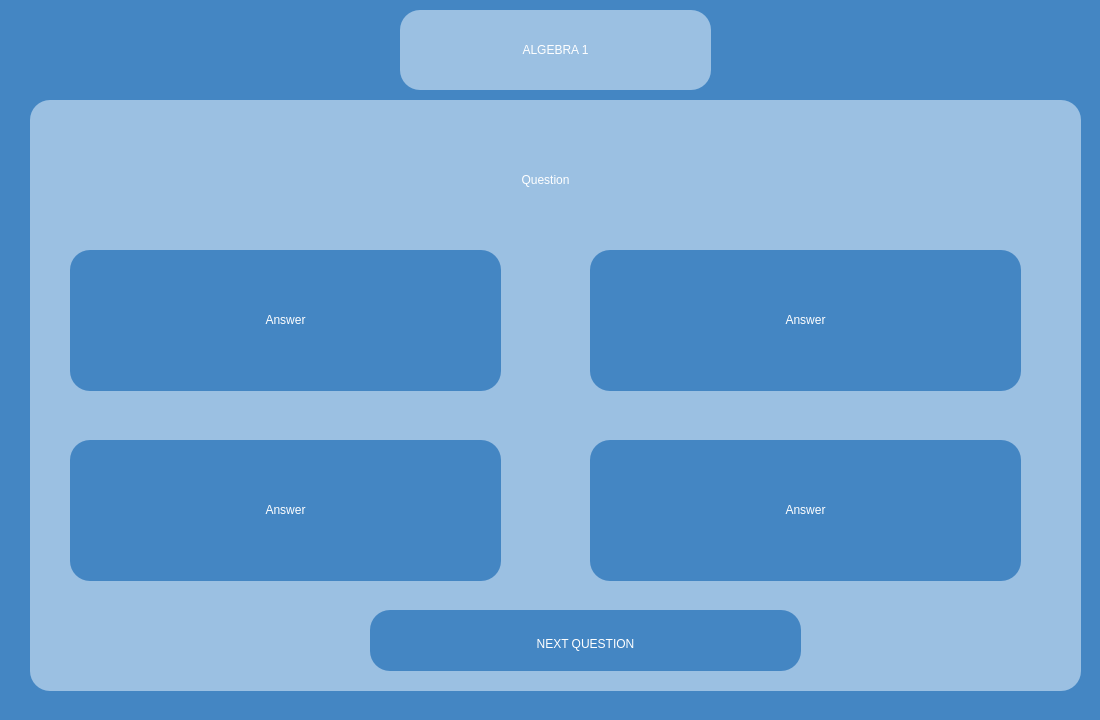
<?xml version="1.0" encoding="UTF-8"?>
<ui version="4.0">
 <class>vocabularyExam3</class>
 <widget class="QWidget" name="vocabularyExam3">
  <property name="geometry">
   <rect>
    <x>0</x>
    <y>0</y>
    <width>1100</width>
    <height>720</height>
   </rect>
  </property>
  <property name="windowTitle">
   <string>Form</string>
  </property>
  <property name="styleSheet">
   <string notr="true">background-color:#4486c3;</string>
  </property>
  <widget class="QFrame" name="questionTab">
   <property name="geometry">
    <rect>
     <x>30</x>
     <y>100</y>
     <width>1051</width>
     <height>591</height>
    </rect>
   </property>
   <property name="styleSheet">
    <string notr="true">background-color:rgb(155, 192, 226);
border:0px;
border-radius: 20px;</string>
   </property>
   <property name="frameShape">
    <enum>QFrame::Shape::StyledPanel</enum>
   </property>
   <property name="frameShadow">
    <enum>QFrame::Shadow::Raised</enum>
   </property>
   <widget class="QLabel" name="question">
    <property name="geometry">
     <rect>
      <x>50</x>
      <y>10</y>
      <width>931</width>
      <height>141</height>
     </rect>
    </property>
    <property name="whatsThis">
     <string>&lt;html&gt;&lt;head/&gt;&lt;body&gt;&lt;p align=&quot;center&quot;&gt;&lt;br/&gt;&lt;/p&gt;&lt;/body&gt;&lt;/html&gt;</string>
    </property>
    <property name="styleSheet">
     <string notr="true">color:white;
font: 32pt &quot;Aura&quot;;
text-align:center;</string>
    </property>
    <property name="text">
     <string>&lt;html&gt;&lt;head/&gt;&lt;body&gt;&lt;p align=&quot;center&quot;&gt;Question&lt;/p&gt;&lt;/body&gt;&lt;/html&gt;</string>
    </property>
   </widget>
   <widget class="QFrame" name="answerTab_1">
    <property name="geometry">
     <rect>
      <x>40</x>
      <y>150</y>
      <width>431</width>
      <height>141</height>
     </rect>
    </property>
    <property name="styleSheet">
     <string notr="true">background-color:#4486c3;
border:0px;
border-radius: 20px;</string>
    </property>
    <property name="frameShape">
     <enum>QFrame::Shape::StyledPanel</enum>
    </property>
    <property name="frameShadow">
     <enum>QFrame::Shadow::Raised</enum>
    </property>
    <widget class="QLabel" name="answer_1">
     <property name="geometry">
      <rect>
       <x>10</x>
       <y>40</y>
       <width>411</width>
       <height>61</height>
      </rect>
     </property>
     <property name="whatsThis">
      <string>&lt;html&gt;&lt;head/&gt;&lt;body&gt;&lt;p align=&quot;center&quot;&gt;&lt;br/&gt;&lt;/p&gt;&lt;/body&gt;&lt;/html&gt;</string>
     </property>
     <property name="styleSheet">
      <string notr="true">color:white;
font: 32pt &quot;Aura&quot;;</string>
     </property>
     <property name="text">
      <string>&lt;html&gt;&lt;head/&gt;&lt;body&gt;&lt;p align=&quot;center&quot;&gt;Answer&lt;/p&gt;&lt;/body&gt;&lt;/html&gt;</string>
     </property>
    </widget>
    <widget class="QPushButton" name="answer_1Button">
     <property name="geometry">
      <rect>
       <x>0</x>
       <y>0</y>
       <width>431</width>
       <height>141</height>
      </rect>
     </property>
     <property name="styleSheet">
      <string notr="true">background-color:rgba(0, 0, 0, 0);
border-radius:35px;</string>
     </property>
     <property name="text">
      <string/>
     </property>
    </widget>
    <zorder>answer_1Button</zorder>
    <zorder>answer_1</zorder>
   </widget>
   <widget class="QFrame" name="answerTab_2">
    <property name="geometry">
     <rect>
      <x>560</x>
      <y>150</y>
      <width>431</width>
      <height>141</height>
     </rect>
    </property>
    <property name="styleSheet">
     <string notr="true">background-color:#4486c3;
border:0px;
border-radius: 20px;</string>
    </property>
    <property name="frameShape">
     <enum>QFrame::Shape::StyledPanel</enum>
    </property>
    <property name="frameShadow">
     <enum>QFrame::Shadow::Raised</enum>
    </property>
    <widget class="QLabel" name="answer_2">
     <property name="geometry">
      <rect>
       <x>10</x>
       <y>40</y>
       <width>411</width>
       <height>61</height>
      </rect>
     </property>
     <property name="whatsThis">
      <string>&lt;html&gt;&lt;head/&gt;&lt;body&gt;&lt;p align=&quot;center&quot;&gt;&lt;br/&gt;&lt;/p&gt;&lt;/body&gt;&lt;/html&gt;</string>
     </property>
     <property name="styleSheet">
      <string notr="true">color:white;
font: 32pt &quot;Aura&quot;;</string>
     </property>
     <property name="text">
      <string>&lt;html&gt;&lt;head/&gt;&lt;body&gt;&lt;p align=&quot;center&quot;&gt;Answer&lt;/p&gt;&lt;/body&gt;&lt;/html&gt;</string>
     </property>
    </widget>
    <widget class="QPushButton" name="answer_2Button">
     <property name="geometry">
      <rect>
       <x>0</x>
       <y>0</y>
       <width>431</width>
       <height>141</height>
      </rect>
     </property>
     <property name="styleSheet">
      <string notr="true">background-color:rgba(0, 0, 0, 0);
border-radius:35px;</string>
     </property>
     <property name="text">
      <string/>
     </property>
    </widget>
    <zorder>answer_2Button</zorder>
    <zorder>answer_2</zorder>
   </widget>
   <widget class="QFrame" name="answerTab_3">
    <property name="geometry">
     <rect>
      <x>40</x>
      <y>340</y>
      <width>431</width>
      <height>141</height>
     </rect>
    </property>
    <property name="styleSheet">
     <string notr="true">background-color:#4486c3;
border:0px;
border-radius: 20px;</string>
    </property>
    <property name="frameShape">
     <enum>QFrame::Shape::StyledPanel</enum>
    </property>
    <property name="frameShadow">
     <enum>QFrame::Shadow::Raised</enum>
    </property>
    <widget class="QLabel" name="answer_3">
     <property name="geometry">
      <rect>
       <x>10</x>
       <y>40</y>
       <width>411</width>
       <height>61</height>
      </rect>
     </property>
     <property name="whatsThis">
      <string>&lt;html&gt;&lt;head/&gt;&lt;body&gt;&lt;p align=&quot;center&quot;&gt;&lt;br/&gt;&lt;/p&gt;&lt;/body&gt;&lt;/html&gt;</string>
     </property>
     <property name="styleSheet">
      <string notr="true">color:white;
font: 32pt &quot;Aura&quot;;</string>
     </property>
     <property name="text">
      <string>&lt;html&gt;&lt;head/&gt;&lt;body&gt;&lt;p align=&quot;center&quot;&gt;Answer&lt;/p&gt;&lt;/body&gt;&lt;/html&gt;</string>
     </property>
    </widget>
    <widget class="QPushButton" name="answer_3Button">
     <property name="geometry">
      <rect>
       <x>0</x>
       <y>0</y>
       <width>431</width>
       <height>141</height>
      </rect>
     </property>
     <property name="styleSheet">
      <string notr="true">background-color:rgba(0, 0, 0, 0);
border-radius:35px;</string>
     </property>
     <property name="text">
      <string/>
     </property>
    </widget>
    <zorder>answer_3Button</zorder>
    <zorder>answer_3</zorder>
   </widget>
   <widget class="QFrame" name="answerTab_4">
    <property name="geometry">
     <rect>
      <x>560</x>
      <y>340</y>
      <width>431</width>
      <height>141</height>
     </rect>
    </property>
    <property name="styleSheet">
     <string notr="true">background-color:#4486c3;
border:0px;
border-radius: 20px;</string>
    </property>
    <property name="frameShape">
     <enum>QFrame::Shape::StyledPanel</enum>
    </property>
    <property name="frameShadow">
     <enum>QFrame::Shadow::Raised</enum>
    </property>
    <widget class="QLabel" name="answer_4">
     <property name="geometry">
      <rect>
       <x>10</x>
       <y>40</y>
       <width>411</width>
       <height>61</height>
      </rect>
     </property>
     <property name="whatsThis">
      <string>&lt;html&gt;&lt;head/&gt;&lt;body&gt;&lt;p align=&quot;center&quot;&gt;&lt;br/&gt;&lt;/p&gt;&lt;/body&gt;&lt;/html&gt;</string>
     </property>
     <property name="styleSheet">
      <string notr="true">color:white;
font: 32pt &quot;Aura&quot;;</string>
     </property>
     <property name="text">
      <string>&lt;html&gt;&lt;head/&gt;&lt;body&gt;&lt;p align=&quot;center&quot;&gt;Answer&lt;/p&gt;&lt;/body&gt;&lt;/html&gt;</string>
     </property>
    </widget>
    <widget class="QPushButton" name="answer_4Button">
     <property name="geometry">
      <rect>
       <x>0</x>
       <y>0</y>
       <width>431</width>
       <height>141</height>
      </rect>
     </property>
     <property name="styleSheet">
      <string notr="true">background-color:rgba(0, 0, 0, 0);
border-radius:35px;</string>
     </property>
     <property name="text">
      <string/>
     </property>
    </widget>
    <zorder>answer_4Button</zorder>
    <zorder>answer_4</zorder>
   </widget>
   <widget class="QFrame" name="nextTab">
    <property name="geometry">
     <rect>
      <x>340</x>
      <y>510</y>
      <width>431</width>
      <height>61</height>
     </rect>
    </property>
    <property name="styleSheet">
     <string notr="true">background-color:#4486c3;
border:0px;
border-radius: 20px;</string>
    </property>
    <property name="frameShape">
     <enum>QFrame::Shape::StyledPanel</enum>
    </property>
    <property name="frameShadow">
     <enum>QFrame::Shadow::Raised</enum>
    </property>
    <widget class="QLabel" name="next">
     <property name="geometry">
      <rect>
       <x>70</x>
       <y>4</y>
       <width>291</width>
       <height>61</height>
      </rect>
     </property>
     <property name="whatsThis">
      <string>&lt;html&gt;&lt;head/&gt;&lt;body&gt;&lt;p align=&quot;center&quot;&gt;&lt;br/&gt;&lt;/p&gt;&lt;/body&gt;&lt;/html&gt;</string>
     </property>
     <property name="styleSheet">
      <string notr="true">color:white;
font: 32pt &quot;Aura&quot;;</string>
     </property>
     <property name="text">
      <string>&lt;html&gt;&lt;head/&gt;&lt;body&gt;&lt;p align=&quot;center&quot;&gt;NEXT QUESTION&lt;/p&gt;&lt;/body&gt;&lt;/html&gt;</string>
     </property>
    </widget>
    <widget class="QPushButton" name="nextButton">
     <property name="geometry">
      <rect>
       <x>0</x>
       <y>0</y>
       <width>431</width>
       <height>61</height>
      </rect>
     </property>
     <property name="styleSheet">
      <string notr="true">background-color:rgba(0, 0, 0, 0);
border-radius:35px;</string>
     </property>
     <property name="text">
      <string/>
     </property>
    </widget>
   </widget>
  </widget>
  <widget class="QFrame" name="You_profile_back">
   <property name="geometry">
    <rect>
     <x>400</x>
     <y>10</y>
     <width>311</width>
     <height>80</height>
    </rect>
   </property>
   <property name="styleSheet">
    <string notr="true">background-color:rgb(155, 192, 226);
border:0px;
border-radius: 20px;</string>
   </property>
   <property name="frameShape">
    <enum>QFrame::Shape::StyledPanel</enum>
   </property>
   <property name="frameShadow">
    <enum>QFrame::Shadow::Raised</enum>
   </property>
   <widget class="QLabel" name="your_profile_text">
    <property name="geometry">
     <rect>
      <x>10</x>
      <y>10</y>
      <width>291</width>
      <height>61</height>
     </rect>
    </property>
    <property name="styleSheet">
     <string notr="true">color:white;
font: 32pt &quot;Aura&quot;;</string>
    </property>
    <property name="text">
     <string>&lt;html&gt;&lt;head/&gt;&lt;body&gt;&lt;p align=&quot;center&quot;&gt;ALGEBRA 1&lt;/p&gt;&lt;/body&gt;&lt;/html&gt;</string>
    </property>
   </widget>
  </widget>
 </widget>
 <resources/>
 <connections/>
</ui>
